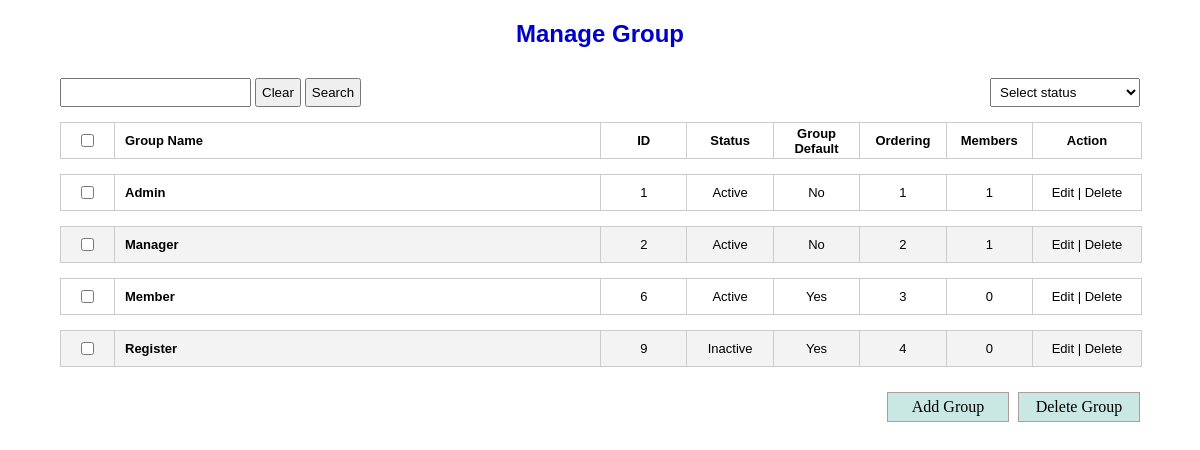
The page / on the database its author committed.
### tables this page shows
CREATE TABLE `group` (
  `id` int(11) NOT NULL,
  `name` varchar(255) NOT NULL,
  `status` tinyint(1) DEFAULT 0,
  `ordering` int(11) DEFAULT 10,
  `group_default` tinyint(1) NOT NULL DEFAULT 0
);

### class/Database.class.php (called while the page is built, shortened)
<?php
class Database{
	protected $connect;
	protected $database;
	public function __construct($params){
		$link = mysqli_connect($params['server'], $params['username'], $params['password']);
		if(!$link){
			die('Fail connect: ' . mysqli_errno($link));
		}else{
			$this->connect 	= $link;
			$this->database = $params['database'];
		}
	}
	public function setDatabase($database = null){
		mysqli_select_db($this->connect, $this->database);
	}
	public function query($query){
		$this->resultQuery = mysqli_query($this->connect, $query);
		return $this->resultQuery;
	}
	public function listRecord($query){
		$result = [];
		if(!empty($query)){
			$resultQuery = $this->query($query);
			if(mysqli_num_rows($resultQuery) > 0){
				while($row = mysqli_fetch_assoc($resultQuery)){
					$result[] = $row;
				}
			}
		}
		return $result;
	}
}

### connect.php (called while the page is built)
<?php
require_once 'class/Database.class.php';
$params		= [
	'server' 	=> 'localhost',
	'username'	=> 'root',
	'password'	=> '',
	'database'	=> 'manage_user',
	'table'		=> 'group',
];
$database = new Database($params);

### class/Helper.class.php (called while the page is built, shortened)
<?php
class Helper
{
    public static function highLight($input, $searchValue)
    {
        $result = $input;
        return $result;
    }
}

### index.php (the view, shortened to what this page needs)
<?php
require_once 'connect.php';
require_once 'class/Helper.class.php';
require_once 'class/HTML.class.php';
$searchValue = $_GET['search'] ?? '';
$arrStatus 	= ['default' => 'Select status', 0 => 'Inactive', 1 => 'Active'];
$sblStatus	= HTML::createSelectbox($arrStatus, 'status', $_GET['status'], null, 'padding: 5px; width: 150px');
$query[] 	= "SELECT `g`.`id`,`g`.`name`,`g`.`status`,`g`.`ordering`, `g`.`group_default`, COUNT(`u`.`id`) AS total";
$query[] 	= "FROM `group` AS `g` LEFT JOIN `user` AS `u` ON `g`.`id` = `u`.`group_id`";
$query[] 	= "GROUP BY `g`.`id`";
$query		= implode(" ", $query);
$list		= $database->listRecord($query);
$xhtml = '';
if (!empty($list)) {
	$i = 0;
	foreach ($list as $item) {
		$row			= ($i % 2 == 0) ? 'odd' : 'even';
		$id				= $item['id'];
		$name			= Helper::highLight($item['name'], $searchValue);
		$status			= ($item['status'] == 0) ? 'Inactive' : 'Active';
		$groupDefault	= ($item['group_default'] == 0) ? 'No' : 'Yes';
		$xhtml .= '
		<div class="row ' . $row . '">
			<p class="no"><input type="checkbox" name="checkbox[]" value="' . $id . '"></p>
			<p class="name">' . $name . '</p>
			<p class="id">' . $id . '</p>
			<p class="size">' . $status . '</p>
			<p class="size">' . $groupDefault . '</p>
			<p class="size">' . $item['ordering'] . '</p>
			<p class="size">' . $item['total'] . '</p>
			<p class="action">
				<a href="form.php?action=edit&id=' . $id . '">Edit</a> |
				<a href="delete.php?id=' . $id . '">Delete</a>
			</p>
		</div>';
		$i++;
	}
} else {
	$xhtml = '<div class="success">Dữ liệu đang cập nhật';
}
?>
<!DOCTYPE HTML PUBLIC "-//W3C//DTD HTML 4.01 Transitional//EN" "http://www.w3.org/TR/html4/loose.dtd">
<html>
<head>
	<link rel="stylesheet" type="text/css" href="css/style.css">
</head>
<body>
	<div id="wrapper">
		<div class="title">Manage Group</div>
		<div class="list">
			<div id="search-filter-area">
				<form action="" method="get" id="search-form">
					<input type="text" name="search" value="<?= $searchValue ?>">
					<button type="button" id="btn-clear-search">Clear</button>
					<button type="submit">Search</button>
				</form>
				<form action="" method="get" id="filter-form">
					<?php echo $sblStatus ?>
				</form>
			</div>
			<form action="#" method="post" name="main-form" id="main-form">
				<div class="row" style="text-align: center; font-weight: bold;">
					<p class="no"><input type="checkbox" name="check-all" id="check-all" /></p>
					<p class="name">Group Name</p>
					<p class="id">ID</p>
					<p class="size">Status</p>
					<p class="size">Group Default</p>
					<p class="size">Ordering</p>
					<p class="size">Members</p>
					<p class="action">Action</p>
				</div>
				<?php echo $xhtml; ?>
			</form>
		</div>
		<div id="area-button">
			<a href="form.php?action=add">Add Group</a>
			<a id="multy-delete" href="#">Delete Group</a>
		</div>
	</div>
</body>
</html>

### class/HTML.class.php (shortened to what this page needs)
<?php
class HTML
{
	public static function createSelectbox($arrData, $name, $keySelected = null, $class = null, $style = null)
	{
		$xhtml = "";
		$style = $style != null ? 'style="' . $style . '"' : '';
		if (!empty($arrData)) {
			$xhtml = '<select class="' . $class . '" name="' . $name . '" ' . $style . '">';
			foreach ($arrData as $key => $value) {
				if ($keySelected == $key && is_numeric($keySelected)) {
					$xhtml .= '<option value="' . $key . '" selected="true">' . $value . '</option>';
				} else {
					$xhtml .= '<option value="' . $key . '">' . $value . '</option>';
				}
			}
			$xhtml .= '</select>';
		}
		return $xhtml;
	}
}

### css/style.css (style rules this page uses)
* { margin: 0px; padding: 0px; }
#wrapper { width: 90%; margin: 20px auto; }
#wrapper .title { font: bold 24px Arial, Helvetica, sans-serif; color: #00C; text-align: center; }
#wrapper .list { margin-top: 30px; }
#wrapper .list .row { display: table; width: 100%; margin: 15px 0px; border: 1px solid #CCC; font: 13px Tahoma, Geneva, sans-serif; }
#wrapper .list .even { background-color: #f4f3f3; }
#wrapper .list .odd { background-color: #fff; }
#wrapper .list .row .no { width: 5%; text-align: center; }
#wrapper .list .row .name { padding: 10px; text-align: left; font-weight: bold; }
#wrapper .list .row .id { width: 8%; }
#wrapper .list .row .size { width: 8%; }
#wrapper .list .row .action { width: 10%; border-right: none; }
#wrapper .list .row .action a { text-decoration: none; color: #000; }
#wrapper .list .row > p { display: table-cell; vertical-align: middle; border-right: 1px solid #CCC; text-align: center; }
#area-button { text-align: right; margin-top: 25px; }
#area-button a { display: inline-block; padding: 5px 10px; border: 1px solid #ad9d9d; width: 100px; text-align: center; text-decoration: none; color: #000; margin-left: 5px; background: #c9e7e3; }
#search-form input, #search-form button { padding: 5px; }
button { cursor: pointer; }
#search-filter-area { display: flex; justify-content: space-between; align-items: center; }

### rows shown on the page
group: name "Admin", id "1", status "Active", group_default "No", ordering "1", total "1"
group: name "Manager", id "2", status "Active", group_default "No", ordering "2", total "1"
group: name "Member", id "6", status "Active", group_default "Yes", ordering "3", total "0"
group: name "Register", id "9", status "Inactive", group_default "Yes", ordering "4", total "0"

### other values the page prints
form field status "Select status"
